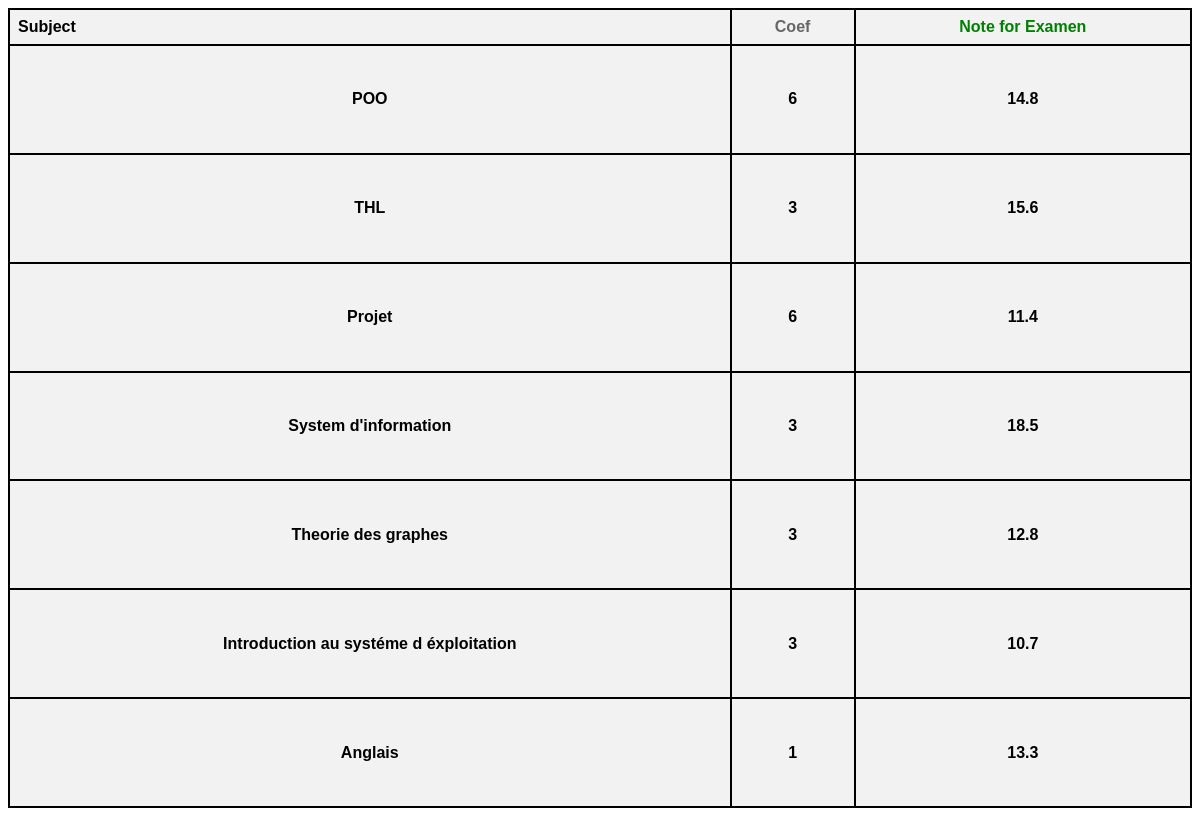
Page /note_ex (signed in) on the committed database.
### tables this page shows
CREATE TABLE inscription (
    inscription_id INTEGER PRIMARY KEY AUTOINCREMENT,
    etudiant_id INTEGER NOT NULL,
    module_id INTEGER NOT NULL,
    note_td REAL NOT NULL,
    note_controle REAL NOT NULL,
    FOREIGN KEY (etudiant_id) REFERENCES etudiant (etudiant_id),
    FOREIGN KEY (module_id) REFERENCES modules (module_id)
);

CREATE TABLE modules (
    module_id INTEGER PRIMARY KEY AUTOINCREMENT,
    module TEXT NOT NULL,
    coefficient INTEGER  NOT NULL
);

### app.py (the view)
@app.route('/note_ex', methods=["POST", "GET"])
@login_required
def note_ex():
    id = current_user.id
    db = get_db()
    cur = db.execute('''SELECT
                        m.module AS module,
                        m.coefficient AS coef,
                        i.note_controle AS note
                         FROM
                        inscription i
                        JOIN
                        modules m ON i.module_id = m.module_id
                        WHERE
                        i.etudiant_id = ?''', (id,)).fetchall()
    return render_template('note_ex.html', data=cur)

### app.py (called while the page is built)
def get_db():
    if 'db' not in g:
        g.db = sqlite3.connect(app.config['DATABASE'], detect_types= sqlite3.PARSE_DECLTYPES)
        g.db.row_factory = sqlite3.Row
    return g.db

@login_manager.user_loader
def load_user(user_id):
    db = get_db()
    cur = db.execute('SELECT * FROM etudiant WHERE etudiant_id = ?', (user_id,)).fetchone()
    if cur is not None:
        return Student(cur['etudiant_id'], cur['matricule'], cur['nom'], cur['prenom'], cur['email'], cur['date_de_naissance'],cur['mot_de_passe'])
    cur = db.execute('SELECT * FROM admin WHERE admin_id = ?', (user_id,)).fetchone()
    if cur is not None:
        return Admin(cur['admin_id'], cur['username'], cur['password'], cur.get('email'))
    return None

### templates/note_ex.html (shortened to what this page needs)
<!DOCTYPE html>
<html lang="fr">
<head>
    <link rel="stylesheet" href="static/css/note_ex.css">
</head>
<body>
    <table >
        <thead>
          <tr>
            <th>Subject</th>
            <th id="coef">Coef</th>
            <th id="note">Note for Examen</th>
          </tr>
        </thead>
        <tbody>
          {% for item in data %}
          <tr>
              <td>{{ item.module }}</td>
              <td>{{ item.coef }}</td>
              <td>{{ item.note }}</td>
          </tr>
          {% endfor %}
        </tbody>
      </table>
</body>
</html>

### static/css/note_ex.css (style rules this page uses)
table { width: 100%; height: 100vh; font-weight: bold; border-collapse: collapse; font-family: sans-serif; border: 2px solid black; }
th,#mat { background-color: #f2f2f2; padding: 8px; text-align: left; border: 2px solid black; }
td { background-color: #f2f2f2; padding: 8px; text-align: center; border: 2px solid black; }
#note,#coef { text-align: center; }
#note { color: green; }
#coef,#numcof { color: rgb(104, 103, 103); }

### rows in the picture
inscription: module "POO", coef "6", note "14.8"
inscription: module "THL", coef "3", note "15.6"
inscription: module "Projet", coef "6", note "11.4"
inscription: module "System d'information", coef "3", note "18.5"
inscription: module "Theorie des graphes", coef "3", note "12.8"
inscription: module "Introduction au systéme d éxploitation", coef "3", note "10.7"
inscription: module "Anglais", coef "1", note "13.3"
